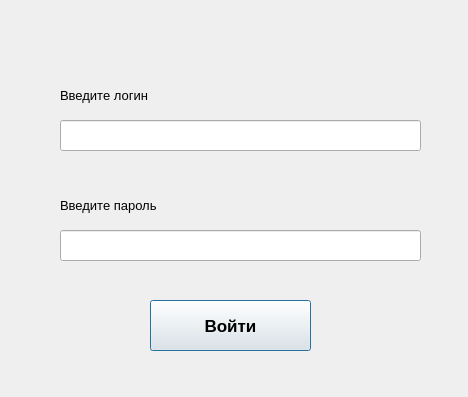
<?xml version="1.0" encoding="UTF-8"?>
<ui version="4.0">
 <class>Dialog</class>
 <widget class="QDialog" name="Dialog">
  <property name="geometry">
   <rect>
    <x>0</x>
    <y>0</y>
    <width>468</width>
    <height>397</height>
   </rect>
  </property>
  <property name="windowTitle">
   <string>Аутентификация пользователя</string>
  </property>
  <property name="toolTipDuration">
   <number>1</number>
  </property>
  <widget class="QPushButton" name="pushButton">
   <property name="geometry">
    <rect>
     <x>150</x>
     <y>300</y>
     <width>161</width>
     <height>51</height>
    </rect>
   </property>
   <property name="font">
    <font>
     <pointsize>13</pointsize>
     <weight>75</weight>
     <bold>true</bold>
    </font>
   </property>
   <property name="text">
    <string>Войти</string>
   </property>
  </widget>
  <widget class="QLineEdit" name="lineEdit">
   <property name="geometry">
    <rect>
     <x>60</x>
     <y>120</y>
     <width>361</width>
     <height>31</height>
    </rect>
   </property>
  </widget>
  <widget class="QLineEdit" name="lineEdit_2">
   <property name="geometry">
    <rect>
     <x>60</x>
     <y>230</y>
     <width>361</width>
     <height>31</height>
    </rect>
   </property>
  </widget>
  <widget class="QLabel" name="label">
   <property name="geometry">
    <rect>
     <x>60</x>
     <y>80</y>
     <width>221</width>
     <height>31</height>
    </rect>
   </property>
   <property name="font">
    <font>
     <pointsize>10</pointsize>
    </font>
   </property>
   <property name="text">
    <string>Введите логин</string>
   </property>
  </widget>
  <widget class="QLabel" name="label_2">
   <property name="geometry">
    <rect>
     <x>60</x>
     <y>190</y>
     <width>221</width>
     <height>31</height>
    </rect>
   </property>
   <property name="font">
    <font>
     <pointsize>10</pointsize>
    </font>
   </property>
   <property name="text">
    <string>Введите пароль</string>
   </property>
  </widget>
 </widget>
 <resources/>
 <connections/>
</ui>
